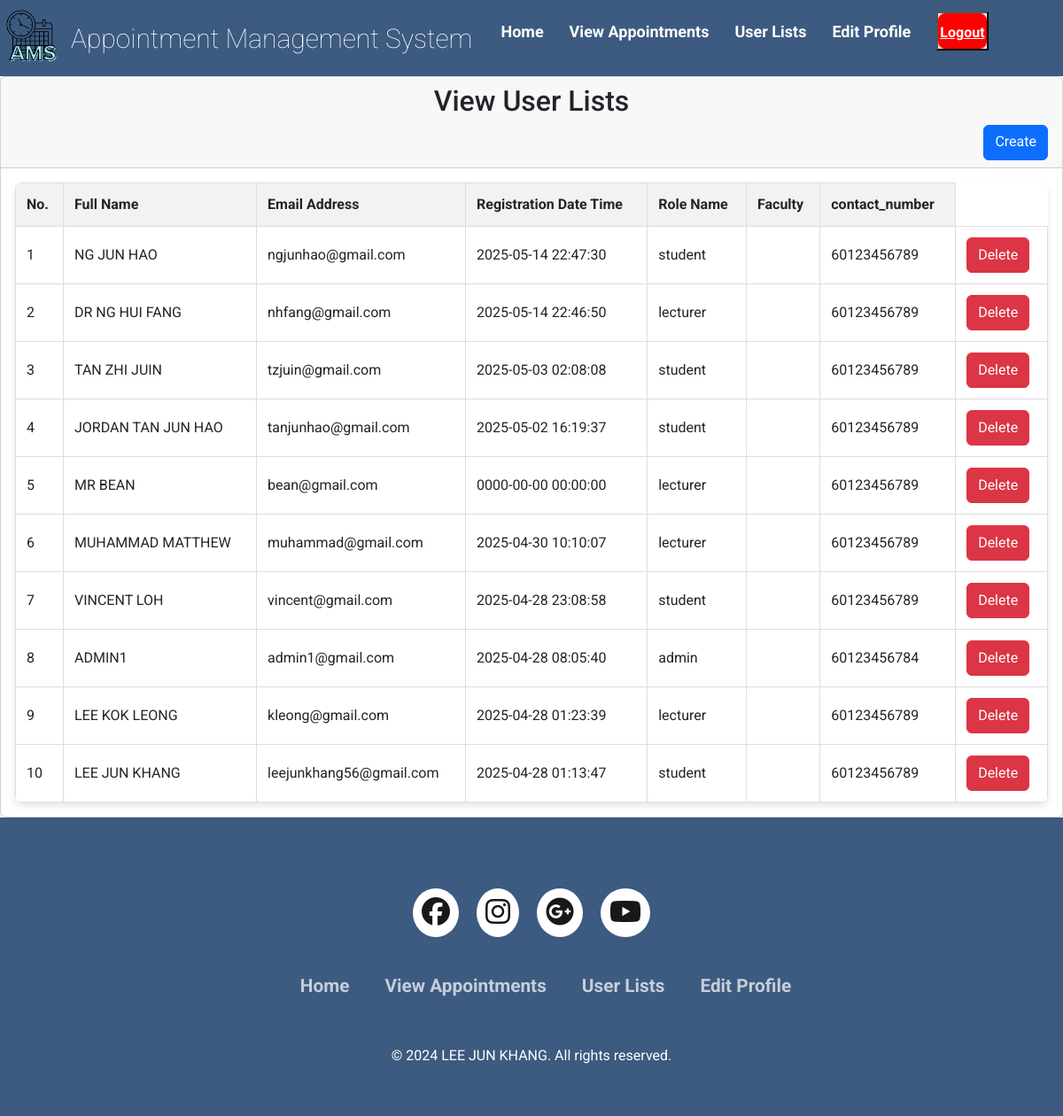
Screenshot of /user_view_admin.php with the database file from the repository.
### tables this page shows
CREATE TABLE `users` (
  `id` bigint(11) NOT NULL,
  `username` varchar(100) NOT NULL,
  `email` varchar(100) NOT NULL,
  `role_id` int(1) NOT NULL,
  `reg_date` datetime NOT NULL,
  `password` varchar(255) NOT NULL,
  `contact_number` varchar(15) NOT NULL
);

CREATE TABLE `roles` (
  `id` int(1) NOT NULL,
  `role_name` varchar(50) NOT NULL
);

### user_view_admin.php (the view, shortened to what this page needs)
<!DOCTYPE html>
<html lang="en">
<head>
    <link rel="stylesheet" href="css/style.css">
    <link href="https://cdn.jsdelivr.net/npm/bootstrap@5.3.3/dist/css/bootstrap.min.css" rel="stylesheet">
    <link rel="stylesheet" type="text/css" href="https://cdnjs.cloudflare.com/ajax/libs/font-awesome/6.6.0/css/all.min.css">
    <link rel="stylesheet" href="https://unicons.iconscout.com/release/v4.0.0/css/line.css">
</head>
<body>
    <header>
        <nav class="navbar">
            <div class="navdiv">
                <div class="image-container">
                    <a href="home_admin.php"><img src="assets/images/logo.png" alt="logo" class="nav-logo" style="width: 70px; height: auto;"></a>
                    <a href="home_admin.php" class="logo-text">Appointment Management System</a>
                    <?php
                    include("database.php");
                    ?>
                </div>
                <ul>
                    <li><a href="home_admin.php">Home</a></li>
                    <li><a href="appointment_view_admin.php">View Appointments</a></li>
                    <li><a href="user_view_admin.php">User Lists</a></li>
                    <li><?php echo "<a href='edit_profile_admin.php?id=$res_id'>Edit Profile</a>"; ?></li>
                    <button><a href="logout.php" class="logout-btn">Logout</a></button>
                </ul>
            </div>
        </nav>
    </header>
    <main>
        <div class="main-box top">
            <div class="col-md-12">
                <div class="card">
                    <div class="card-header">
                        <h2 style="text-align: center;">View User Lists</h2>
                        <div class="d-grid gap-2 d-md-flex justify-content-md-end">
                            <button type="button" class="btn btn-primary" data-bs-toggle="modal" data-bs-target="#createModal">
                                <p>Create</p>
                            </button>
                        </div>
                    </div>
                    <div class="card-body">
                        <table class="product-table">
                            <thead>
                                <tr>
                                    <th>No.</th>
                                    <th>Full Name</th>
                                    <th>Email Address</th>
                                    <th>Registration Date Time</th>
                                    <th>Role Name</th>
                                    <th>Faculty</th>
                                    <th>contact_number</th>
                                </tr>
                            </thead>
                            <tbody>
                                <?php
                                $count = 1;
                                $sel_query = "SELECT users.*, roles.role_name AS role_name
                                                FROM users
                                                JOIN roles ON users.role_id = roles.id
                                                ORDER BY users.id DESC";
                                $stmt = $con->prepare($sel_query);
                                $stmt->execute();
                                $result = $stmt->get_result();
                                while ($row = mysqli_fetch_assoc($result)) {
                                ?>
                                    <tr>
                                        <td><?php echo $count; ?></td>
                                        <td><?php echo $row["username"]; ?></td>
                                        <td><?php echo $row["email"]; ?></td>
                                        <td><?php echo $row["reg_date"]; ?></td>
                                        <td><?php echo $row["role_name"]; ?></td>
                                        <td><?php echo $row["faculty"]; ?></td>
                                        <td><?php echo $row["contact_number"]; ?></td>
                                        <td>
                                            <button type="button" class="btn btn-danger" data-bs-toggle="modal" data-bs-target="#confirmModalCenter" data-id="<?php echo $row['id']; ?>">Delete</button>
                                        </td>
                                    </tr>
                                <?php
                                    $count++;
                                }
                                ?>
                            </tbody>
                        </table>
                    </div>
                </div>
            </div>
        </div>
    </main>
    <footer class="footer">
        <div class="footer-container">
            <div class="footer-icons">
                <a href=""><i class="fa-brands fa-facebook"></i></a>
                <a href=""><i class="fa-brands fa-instagram"></i></a>
                <a href=""><i class="fa-brands fa-google-plus"></i></a>
                <a href=""><i class="fa-brands fa-youtube"></i></a>
            </div>
            <div class="footer-nav">
                <ul>
                    <li><a href="home_admin.php">Home</a></li>
                    <li><a href="appointment_view_admin.php">View Appointments</a></li>
                    <li><a href="user_view_admin.php">User Lists</a></li>
                    <li><a href="edit_profile_admin.php">Edit Profile</a></li>
                </ul>
            </div>
            <div class="footer-bottom">
                <p>&copy; 2024 LEE JUN KHANG. All rights reserved. </p>
            </div>
        </div>
    </footer>
</body>
</html>

### css/style.css (style rules this page uses)
* { padding: 0; margin: 0; box-sizing: border-box; font-family: 'Roboto', sans-serif; }
body { background: #98C1D9; }
.navdiv { text-decoration: none; display: flex; align-items: center; justify-content: space-between; }
.btn { height: 40px; background: #3D5A80; color: white; font-size: 16px; font-weight: bold; border: 2px solid #3D5A80; border-radius: 5px; cursor: pointer; transition: background 0.3s ease, color 0.3s ease, border-color 0.3s ease; text-align: center; line-height: 40px; }
.logout-btn { height: 40px; background-color: red; color: white; font-size: 16px; font-weight: bold; border: 2px solid red; border-radius: 8px; cursor: pointer; text-align: center; line-height: 40px; padding: 0; margin: 0; box-sizing: border-box; display: inline-block; transition: background-color 0.3s ease, color 0.3s ease, border-color 0.3s ease; }
footer { background-color: #3D5A80; }
.footer-container { width: 100%; padding: 70px 30px 20px; }
.footer-icons { display: flex; justify-content: center; }
.footer-icons a { text-decoration: none; padding: 10px; background-color: white; margin: 10px; border-radius: 50%; }
.footer-icons a i { font-size: 2em; color: black; opacity: 0.9; }
.footer-nav { margin: 30px 0; }
.footer-nav ul { display: flex; justify-content: center; }
.footer-nav ul li a { color: white; margin: 20px; text-decoration: none; font-size: 1.3em; opacity: 0.7; transition: 0.5s; }
.footer-bottom { background-color: #3D5A80; padding: 20px; text-align: center; }
.footer-bottom p { color: white; }
.navbar { background: #3D5A80; font-family: calibri; padding-right: 15px; padding-left: 15px; }
.navdiv { display: flex; align-items: center; justify-content: space-between; }
.navdiv ul li a { text-decoration: none; }
.logo-text { font-size: 30px; font-weight: 60; color: white; text-decoration: none; }
.image-container img { width: 100px; height: auto; display: flex; align-items: center; }
.image-container { display: flex; align-items: center; }
.nav-logo { width: 100px; height: auto; margin-right: 10px; }
li { list-style: none; display: inline-block; }
li a { color: white; font-size: 18px; font-weight: bold; margin-right: 25px; }
.product-table { width: 100%; border-collapse: collapse; background-color: #fff; border-radius: 8px; overflow: hidden; box-shadow: 0 4px 8px rgba(0, 0, 0, 0.1); }
.product-table th, .product-table td { padding: 12px; border: 1px solid #ddd; }
.product-table th { background-color: #f2f2f2; font-weight: bold; }

### rows the page displays
users: username "NG JUN HAO", email "ngjunhao@gmail.com", reg_date "2025-05-14 22:47:30", role.role_name "student", contact_number "60123456789"
users: username "DR NG HUI FANG", email "nhfang@gmail.com", reg_date "2025-05-14 22:46:50", role.role_name "lecturer", contact_number "60123456789"
users: username "TAN ZHI JUIN", email "tzjuin@gmail.com", reg_date "2025-05-03 02:08:08", role.role_name "student", contact_number "60123456789"
users: username "JORDAN TAN JUN HAO", email "tanjunhao@gmail.com", reg_date "2025-05-02 16:19:37", role.role_name "student", contact_number "60123456789"
users: username "MR BEAN", email "bean@gmail.com", reg_date "0000-00-00 00:00:00", role.role_name "lecturer", contact_number "60123456789"
users: username "MUHAMMAD MATTHEW", email "muhammad@gmail.com", reg_date "2025-04-30 10:10:07", role.role_name "lecturer", contact_number "60123456789"
users: username "VINCENT LOH", email "vincent@gmail.com", reg_date "2025-04-28 23:08:58", role.role_name "student", contact_number "60123456789"
users: username "ADMIN1", email "admin1@gmail.com", reg_date "2025-04-28 08:05:40", role.role_name "admin", contact_number "60123456784"
users: username "LEE KOK LEONG", email "kleong@gmail.com", reg_date "2025-04-28 01:23:39", role.role_name "lecturer", contact_number "60123456789"
users: username "LEE JUN KHANG", email "leejunkhang56@gmail.com", reg_date "2025-04-28 01:13:47", role.role_name "student", contact_number "60123456789"
